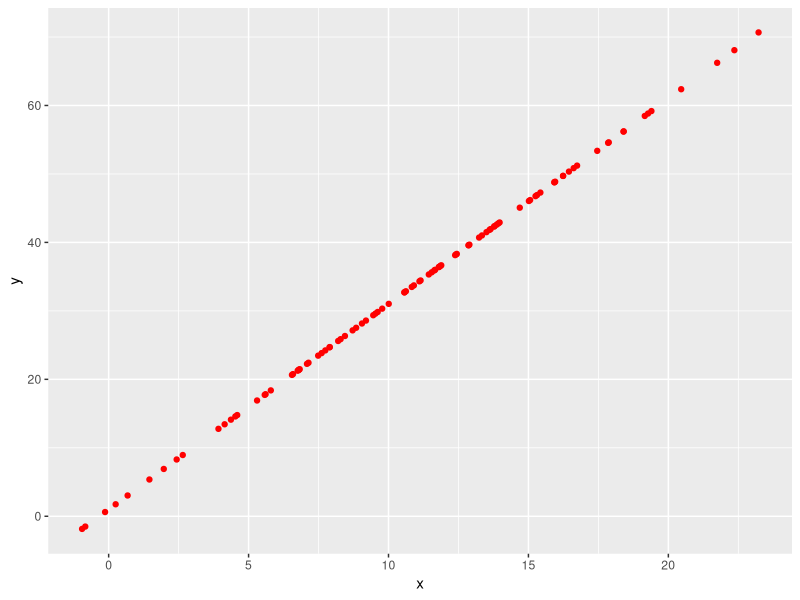

Write the R code that produced this figure. (Note: this script raises an error after producing the figure.)
#Cloud of points

#Generate 100 data points in the following way:
#The x-coordinates are drawn from a normal population 
#of mean 10 and standard deviation of 5

#For each x-value, one y-value is drawn 
#from a normal population with mean 3x+1 and standard deviation 10
x<-rnorm(100,10,5)
y<-3*x+1
means<-data.frame(x,y)

library(ggplot2)
ggplot()+
  geom_point(data=means,aes(x=x,y=y),color="red")

x<-c(-5,25)
y<-3*x+1

ggplot()+
  geom_point(data=means,aes(x=x,y=y),color="red")+
  geom_line(data=lines,aes(x=x,y=y))+
  scale_x_continuous(limits=c(-10,30))+
  scale_y_continuous(limits=c(-20,80))
  
x<-means$x
y<-sapply(x,function(x) rnorm(1,3*x+1,10))
dat<-data.frame(x,y)

ggplot()+
  geom_point(data=means,aes(x=x,y=y),color="red")+
  geom_line(data=lines,aes(x=x,y=y))+
  scale_x_continuous(limits=c(-10,30))+
  scale_y_continuous(limits=c(-20,80))+
  geom_point(data=dat,aes(x=x,y=y))

